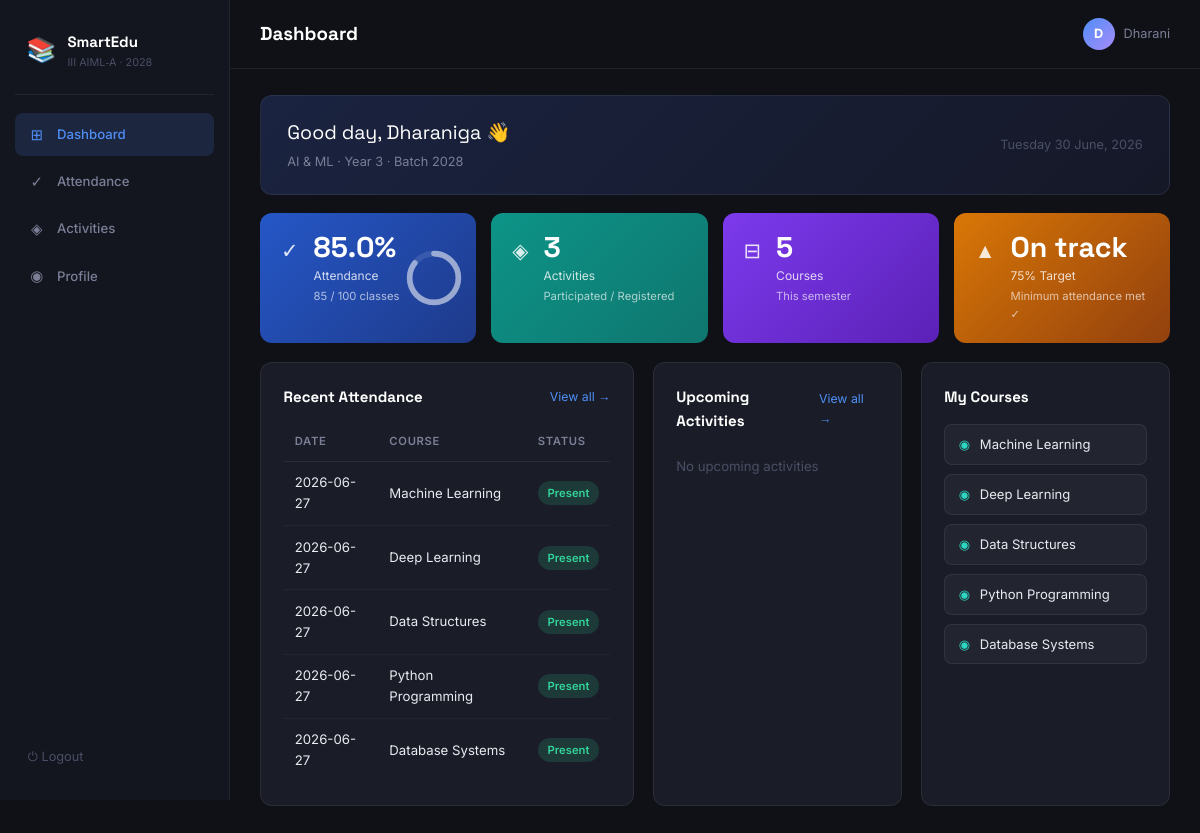
The app's page /dashboard (signed in) with its own data.
### tables this page shows
CREATE TABLE students (
            student_id   INTEGER PRIMARY KEY AUTOINCREMENT,
            student_name TEXT NOT NULL,
            email        TEXT UNIQUE NOT NULL,
            department   TEXT,
            year         INTEGER,
            user_id      INTEGER REFERENCES users(user_id)
        );

CREATE TABLE attendance (
            attendance_id   INTEGER PRIMARY KEY AUTOINCREMENT,
            student_id      INTEGER REFERENCES students(student_id),
            course_id       INTEGER REFERENCES courses(course_id),
            attendance_date TEXT NOT NULL,
            status          TEXT NOT NULL DEFAULT 'Present'
        );

CREATE TABLE courses (
            course_id   INTEGER PRIMARY KEY AUTOINCREMENT,
            course_name TEXT NOT NULL,
            department  TEXT
        );

### app.py (the view)
@app.route('/dashboard')
@login_required
def dashboard():
    student = get_current_student()
    conn = get_db()
    total = conn.execute(
        "SELECT COUNT(*) as c FROM attendance WHERE student_id=?", (student['student_id'],)
    ).fetchone()['c']
    present = conn.execute(
        "SELECT COUNT(*) as c FROM attendance WHERE student_id=? AND status='Present'",
        (student['student_id'],)
    ).fetchone()['c']
    pct = round((present / total * 100) if total else 0, 1)
    act_count = conn.execute(
        "SELECT COUNT(*) as c FROM student_activities WHERE student_id=?",
        (student['student_id'],)
    ).fetchone()['c']
    courses = conn.execute("SELECT * FROM courses WHERE department=?",
                           (student['department'],)).fetchall()
    recent = conn.execute("""
        SELECT a.attendance_date, a.status, c.course_name
        FROM attendance a JOIN courses c ON a.course_id=c.course_id
        WHERE a.student_id=?
        ORDER BY a.attendance_date DESC LIMIT 5
    """, (student['student_id'],)).fetchall()
    today = date.today().isoformat()
    upcoming = conn.execute("""
        SELECT * FROM activities WHERE activity_date >= ? ORDER BY activity_date LIMIT 3
    """, (today,)).fetchall()
    conn.close()
    return render_template('dashboard.html',
                           student=student, pct=pct, present=present,
                           total=total, act_count=act_count,
                           courses=courses, recent=recent, upcoming=upcoming)

### app.py (called while the page is built)
def get_db():
    conn = sqlite3.connect(DB_PATH)
    conn.row_factory = sqlite3.Row
    return conn

def login_required(f):
    from functools import wraps
    @wraps(f)
    def decorated(*args, **kwargs):
        if 'user_id' not in session:
            return redirect(url_for('login'))
        return f(*args, **kwargs)
    return decorated

def get_current_student():
    conn = get_db()
    student = conn.execute(
        "SELECT * FROM students WHERE user_id=?", (session['user_id'],)
    ).fetchone()
    conn.close()
    return student

### templates/dashboard.html (shortened to what this page needs)
{% extends 'base.html' %}
{% block page_title %}Dashboard{% endblock %}
{% block content %}
<div class="welcome-banner">
  <div>
    <div class="welcome-greeting">Good day, {{ student.student_name.split()[0] }} 👋</div>
    <div class="welcome-info">{{ student.department }} · Year {{ student.year }} · Batch 2028</div>
  </div>
  <div class="welcome-date" id="live-date"></div>
</div>
<div class="cards-grid">
  <div class="stat-card accent-blue">
    <div class="stat-icon">✓</div>
    <div class="stat-body">
      <div class="stat-value">{{ pct }}%</div>
      <div class="stat-label">Attendance</div>
      <div class="stat-sub">{{ present }} / {{ total }} classes</div>
    </div>
    <svg class="ring" viewBox="0 0 64 64">
      <circle cx="32" cy="32" r="26" fill="none" stroke="rgba(255,255,255,.2)" stroke-width="6"/>
      <circle cx="32" cy="32" r="26" fill="none" stroke="white" stroke-width="6"
              stroke-dasharray="{{ (pct/100*163.4)|round(1) }} 163.4"
              stroke-linecap="round" transform="rotate(-90 32 32)"/>
    </svg>
  </div>
  <div class="stat-card accent-teal">
    <div class="stat-icon">◈</div>
    <div class="stat-body">
      <div class="stat-value">{{ act_count }}</div>
      <div class="stat-label">Activities</div>
      <div class="stat-sub">Participated / Registered</div>
    </div>
  </div>
  <div class="stat-card accent-violet">
    <div class="stat-icon">⊟</div>
    <div class="stat-body">
      <div class="stat-value">{{ courses|length }}</div>
      <div class="stat-label">Courses</div>
      <div class="stat-sub">This semester</div>
    </div>
  </div>
  <div class="stat-card accent-amber">
    <div class="stat-icon">▲</div>
    <div class="stat-body">
      {% set shortfall = [75 - pct, 0]|max %}
      <div class="stat-value">{{ 'On track' if pct >= 75 else (shortfall|round(1)|string + '% gap') }}</div>
      <div class="stat-label">75% Target</div>
      <div class="stat-sub">{{ 'Minimum attendance met ✓' if pct >= 75 else 'Below required threshold' }}</div>
    </div>
  </div>
</div>
<div class="dash-grid">
  <div class="card">
    <div class="card-head">
      <h3>Recent Attendance</h3>
      <a href="{{ url_for('attendance') }}" class="card-link">View all →</a>
    </div>
    <table class="data-table">
      <thead>
        <tr><th>Date</th><th>Course</th><th>Status</th></tr>
      </thead>
      <tbody>
        {% for r in recent %}
        <tr>
          <td>{{ r.attendance_date }}</td>
          <td>{{ r.course_name }}</td>
          <td><span class="badge badge-{{ 'green' if r.status=='Present' else 'red' }}">{{ r.status }}</span></td>
        </tr>
        {% else %}
        <tr><td colspan="3" class="empty-row">No records yet</td></tr>
        {% endfor %}
      </tbody>
    </table>
  </div>
  <div class="card">
    <div class="card-head">
      <h3>Upcoming Activities</h3>
      <a href="{{ url_for('activities') }}" class="card-link">View all →</a>
    </div>
    <div class="activity-list">
      {% for a in upcoming %}
      <div class="activity-item">
        <div class="activity-dot"></div>
        <div class="activity-info">
          <div class="activity-name">{{ a.activity_name }}</div>
          <div class="activity-meta">{{ a.activity_date }} · {{ a.category }}</div>
        </div>
      </div>
      {% else %}
      <p class="empty-msg">No upcoming activities</p>
      {% endfor %}
    </div>
  </div>
  <div class="card">
    <div class="card-head">
      <h3>My Courses</h3>
    </div>
    <div class="course-list">
      {% for c in courses %}
      <div class="course-pill">
        <span class="course-icon">◉</span>
        {{ c.course_name }}
      </div>
      {% endfor %}
    </div>
  </div>
</div>
{% endblock %}

### templates/base.html (shortened to what this page needs)
<!DOCTYPE html>
<html lang="en">
<head>
  <link rel="stylesheet" href="{{ url_for('static', filename='css/style.css') }}">
</head>
<body>
<aside class="sidebar">
  <div class="brand">
    <div class="brand-icon">📚</div>
    <div>
      <div class="brand-name">SmartEdu</div>
      <div class="brand-sub">III AIML‑A · 2028</div>
    </div>
  </div>
  <nav class="sidenav">
    <a href="{{ url_for('dashboard') }}"  class="nav-link {% if request.endpoint=='dashboard'  %}active{% endif %}">
      <span class="nav-icon">⊞</span> Dashboard
    </a>
    <a href="{{ url_for('attendance') }}" class="nav-link {% if request.endpoint=='attendance' %}active{% endif %}">
      <span class="nav-icon">✓</span> Attendance
    </a>
    <a href="{{ url_for('activities') }}" class="nav-link {% if request.endpoint=='activities' %}active{% endif %}">
      <span class="nav-icon">◈</span> Activities
    </a>
    <a href="{{ url_for('profile') }}"    class="nav-link {% if request.endpoint=='profile'    %}active{% endif %}">
      <span class="nav-icon">◉</span> Profile
    </a>
  </nav>
  <a href="{{ url_for('logout') }}" class="logout-btn">⏻ Logout</a>
</aside>
<div class="main-wrap">
  <header class="topbar">
    <div class="topbar-left">
      <h1 class="page-title">{% block page_title %}{% endblock %}</h1>
    </div>
    <div class="topbar-right">
      {% if session.username %}
      <div class="user-chip">
        <div class="user-avatar">{{ session.username[0].upper() }}</div>
        <span>{{ session.username.split('@')[0]|title }}</span>
      </div>
      {% endif %}
    </div>
  </header>
  <main class="content">
    {% block content %}{% endblock %}
  </main>
</div>
</body>
</html>

### records on screen
students: student_name "Dharaniga", department "AI & ML", year "3"
attendance: attendance_date "2026-06-27", course_name "Machine Learning", status "Present"
attendance: attendance_date "2026-06-27", course_name "Deep Learning", status "Present"
attendance: attendance_date "2026-06-27", course_name "Data Structures", status "Present"
attendance: attendance_date "2026-06-27", course_name "Python Programming", status "Present"
attendance: attendance_date "2026-06-27", course_name "Database Systems", status "Present"
courses: course_name "Machine Learning"
courses: course_name "Deep Learning"
courses: course_name "Data Structures"
courses: course_name "Python Programming"
courses: course_name "Database Systems"

### other values on screen
{{ session.username[0].upper() }} "D"
{{ session.username.split('@')[0]|title }} "Dharani"
{{ pct }} "85.0"
{{ present }} "85"
{{ total }} "100"
{{ act_count }} "3"
{{ courses|length }} "5"
{{ 'On track' if pct >= 75 else (shortfall|round(1)|string + '% gap') }} "On track"
